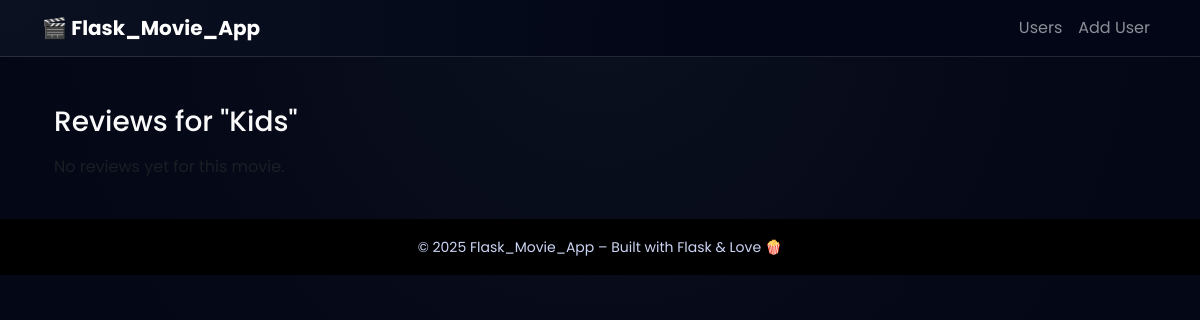
Page /movies/2/reviews on the earlier database version.
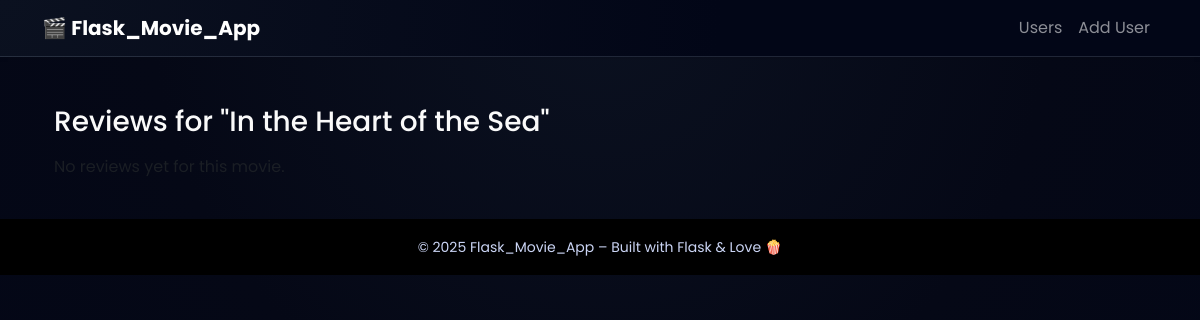
Same page on the later database version.
### models.py (models this page shows)
class Movie(db.Model):
    __tablename__ = "movies"
    id = db.Column(db.Integer, primary_key=True)
    name = db.Column(db.String(200), nullable=False)
    director_id = db.Column(db.Integer, db.ForeignKey("directors.id"), nullable=True)
    genre_id = db.Column(db.Integer, db.ForeignKey("genres.id"), nullable=True)
    director = db.relationship("Director", back_populates="movies")
    genre = db.relationship("Genre", back_populates="movies")
    year = db.Column(db.Integer, nullable=False)
    rating = db.Column(db.Float, nullable=False)
    user_id = db.Column(db.Integer, db.ForeignKey("users.id"), nullable=False)
    user = db.relationship("User", back_populates="movies")
    reviews = db.relationship(
        "Review",
        back_populates="movie",
        cascade="all, delete-orphan",
    )

### app.py (the view)
@app.route("/movies/<int:movie_id>/reviews")
def movie_reviews(movie_id):
	movie = get_movie_or_404(movie_id)
	reviews = data_manager.get_reviews_for_movie(movie_id)
	return render_template(
	"movie_reviews.html",
					   movie=movie,
					   reviews=reviews,
    )

### app.py (called while the page is built)
def get_movie_or_404(movie_id: int):
	movie = data_manager.get_movie(movie_id)
	if movie is None:
		abort(404)
	return movie

### datamanager/sqlite_data_manager.py (called while the page is built)
    def get_movie(self, movie_id: int) -> Optional[Movie]:
        return self.session.get(Movie, movie_id)

    def get_reviews_for_movie(self, movie_id: int) -> List[Dict[str, Any]]:
        reviews = (
            self.session.query(Review)
            .filter(Review.movie_id == movie_id)
            .all()
        )
        return [self._review_to_dict(r) for r in reviews]

### templates/movie_reviews.html (shortened to what this page needs)
{% extends "base.html" %}
{% block content %}
  <div class="container mt-4">
    <h1 class="h3 mb-3">Reviews for "{{ movie['name'] }}"</h1>
    {% if reviews %}
      <ul class="list-group">
        {% for review in reviews %}
          <li class="list-group-item">
            <div class="d-flex justify-content-between">
              <strong>Rating: {{ review['rating'] }}</strong>
              <small class="text-muted">
                {{ review['created_at'] }}
              </small>
            </div>
            <p class="mb-0 mt-2">{{ review['review_text'] }}</p>
          </li>
        {% endfor %}
      </ul>
    {% else %}
      <p class="text-muted">No reviews yet for this movie.</p>
    {% endif %}
  </div>
{% endblock %}

### templates/base.html (shortened to what this page needs)
<!doctype html>
<html lang="en">
<head>
  <link
    href="https://cdn.jsdelivr.net/npm/bootstrap@5.3.3/dist/css/bootstrap.min.css"
    rel="stylesheet"
  >
  <link rel="stylesheet" href="{{ url_for('static', filename='css/style.css') }}">
</head>
<body>
  <nav class="navbar navbar-expand-lg navbar-dark bg-black shadow-sm">
    <div class="container">
      <a class="navbar-brand fw-bold" href="{{ url_for('index') }}">
        🎬 Flask_Movie_App
      </a>
      <div class="collapse navbar-collapse" id="navbarNav">
        <ul class="navbar-nav ms-auto">
          <li class="nav-item">
            <a class="nav-link" href="{{ url_for('list_users') }}">Users</a>
          </li>
          <li class="nav-item">
            <a class="nav-link" href="{{ url_for('add_user') }}">Add User</a>
          </li>
        </ul>
      </div>
    </div>
  </nav>
  <main class="container py-4">
    {% block content %}{% endblock %}
  </main>
  <footer class="bg-black text-center text-secondary py-3 mt-auto">
    <small>&copy; {{ 2025 }} Flask_Movie_App – Built with Flask & Love 🍿</small>
  </footer>
</body>
</html>

### static/css/style.css (style rules this page uses)
:root { --bg-main: #050816; --bg-card: #111827; --accent: #1d9bf0; --accent-soft: rgba(29, 155, 240, 0.4); }
body { font-family: "Poppins", system-ui, -apple-system, BlinkMacSystemFont, "Segoe UI", sans-serif; background: radial-gradient(circle at top, #0b1120 0, var(--bg-main) 45%, #020617 100%); color: #fafafa; min-height: 100vh; }
.text-secondary { color: #cbd5f5 !important; }
.navbar { background: radial-gradient(circle at top left, #0b1120, #020617 60%) !important; border-bottom: 1px solid rgba(148, 163, 184, 0.2); }

Differences in the rows shown:
changed Movie: name "Kids" → "In the Heart of the Sea"
